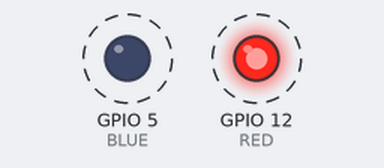
Recording of a program running on a simulated ESP32. Shown: output pins drawn as LEDs (lit = HIGH). Dashed ring = blinking.

Above: at 0.1 s.
Timing chart, 0 to 3.0 s (numbered marks = the images above):
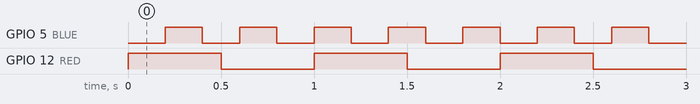

The program:

main.cpp
```cpp
#include <Arduino.h>

#define BLUE 5
#define RED 12
TaskHandle_t TaskA = NULL;
TaskHandle_t TaskB = NULL;

void Blink_LED(void *param){
    while(1){
        digitalWrite(RED, 1);
        vTaskDelay(500/portTICK_PERIOD_MS);
        digitalWrite(RED, 0);
        vTaskDelay(500/portTICK_PERIOD_MS);
    }
}

void Lit_LED(void *param){
    while(1){
        digitalWrite(BLUE, 0);
        vTaskDelay(200/portTICK_PERIOD_MS);
        digitalWrite(BLUE, 1);
        vTaskDelay(200/portTICK_PERIOD_MS);
    }
}

void setup(){
    pinMode(BLUE, OUTPUT);
    pinMode(RED, OUTPUT);

    xTaskCreatePinnedToCore(Lit_LED, "Builtin_LED", 1000, NULL, 1, &TaskA, 0);
    xTaskCreatePinnedToCore(Blink_LED, "Blink_LED", 1000, NULL, 1, &TaskB, 1);
}

void loop(){
}
```

Measured:
- by itself, GPIO 5 (BLUE): alternates HIGH for 0.20 s and LOW for 0.20 s
- by itself, GPIO 12 (RED): alternates HIGH for 0.50 s and LOW for 0.50 s
- by itself, everything shown: repeats every 2.0 s, in 12 steps
